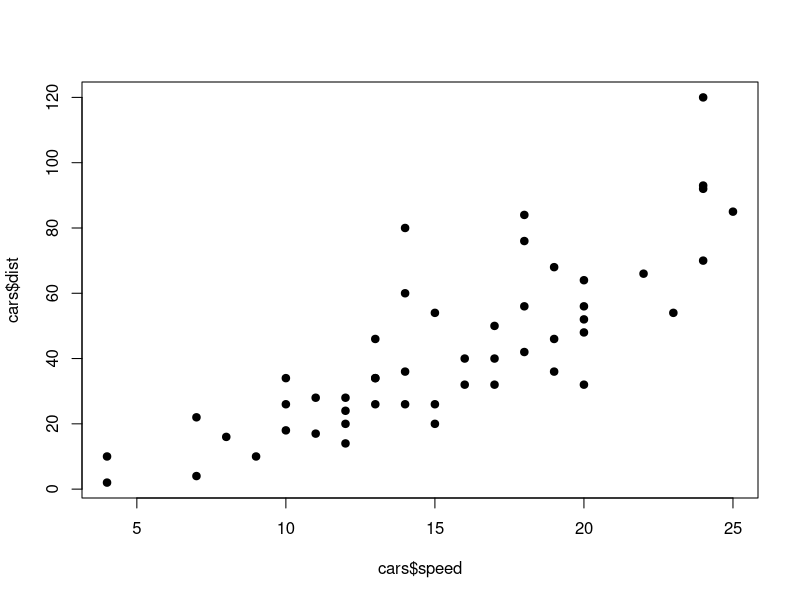
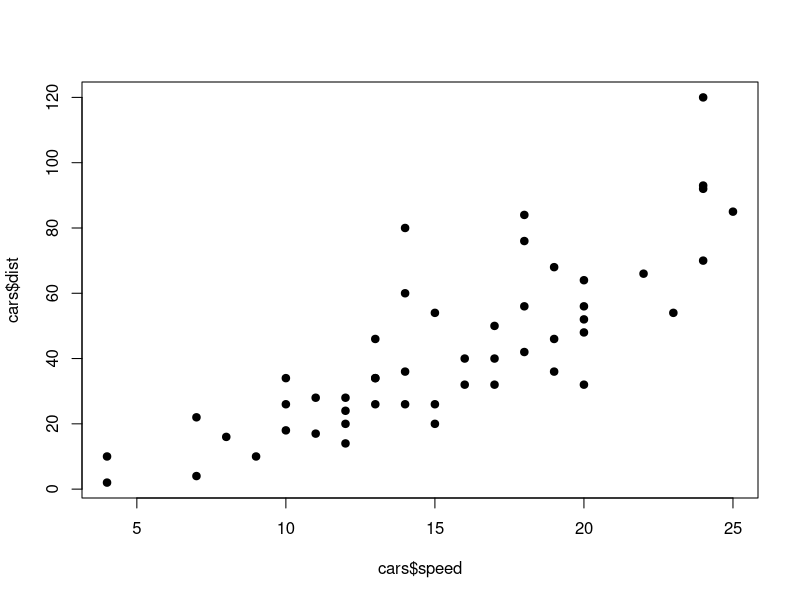

The R script that drew these images, in order: (Note: this script raises an error after producing the figures.)
data("cars")
head(cars)
dim(cars)
summary(cars)
plot(cars$speed,cars$dist,pch=19)
cor.test(cars$speed, cars$dist)
model<-lm(cars$dist~cars$speed, data = cars)
summary(model)
plot(plot(cars$speed, cars$dist, pch =19))
abline(corf(model), c = "red", lty = 5, lwd = 2)
predict(model, newdata = data.frame(speed=20))
model$coefficients
a = 3.932409
b = -17.579095
y = a * 20 * b
y
b=model$coefficients[1]
b
a=model$coefficients[2]
a
library(MASS)
data("Cars93")
head(Cars93)
str(Cars93)
model<-lm(Price~Enginesize+Horsepower+RPM+width+Length+Weight, data = Cars93)
summary(model)
step(model, direction = "backward")